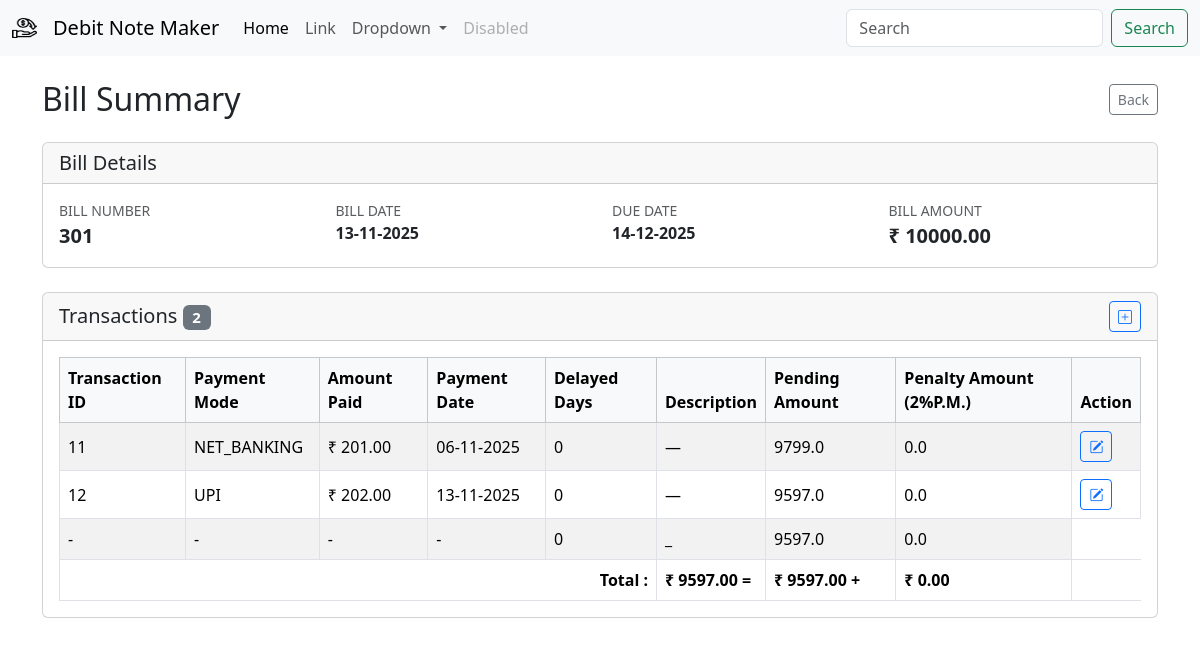
/party/bill/301, run on the app's committed database.
### db/models/bill.py (models this page shows, shortened)
class Bill(Base):
    id = Column(Integer, primary_key=True, index=True)
    bill_number = Column(Integer,unique=True,nullable=False)
    amount = Column(Float, nullable=False)
    bill_date = Column(DateTime, nullable=False)
    company_id = Column(Integer, ForeignKey("companies.id"))
    company = relationship("Company", back_populates="bills")
    transactions = relationship("Transaction", back_populates="bill", cascade="all, delete-orphan")

### db/models/company.py (models this page shows)
class Company(Base):
    __tablename__ = "companies"
    id = Column(Integer, primary_key=True, index=True)
    name = Column(String, unique=False, index=False, nullable=False)
    gst_number = Column(String, unique=True, index=True, nullable=False)
    email =  Column(String, nullable=True)
    phone_number = Column(String, nullable=True)
    payment_term_days = Column(Integer, nullable=False, default=30)
    address = Column(String, nullable=True)
    created_at = Column(DateTime, default=datetime.now)
    bills = relationship("Bill", back_populates="company", cascade="all, delete-orphan")

### db/models/transaction.py (models this page shows)
class Transaction(Base):
    __tablename__ = "transactions"
    id = Column(Integer, primary_key=True, index=True)
    bank_transaction_id = Column(String,nullable=True)
    payment_mode = Column(String, nullable=False)
    amount_paid = Column(Float, nullable=False)
    description = Column(Text, nullable=True)
    payment_date = Column(DateTime, default=datetime.now)
    bill_id = Column(Integer, ForeignKey("bill.id"))
    bill = relationship("Bill", back_populates="transactions")

### app/v1/bills.py (the view)
@router.get("/bill/{bill_number}")
def bill_list(request: Request,bill_number: int, db=Depends(get_db)):
    bill = bill_repo.get_bill_by_bill_number(bill_number=bill_number, db=db)
    return templates.TemplateResponse("bill/bill_summary.html", {"request": request, "bill": bill,"today":datetime.now()})

### template/bill/bill_summary.html (shortened to what this page needs)
{% extends "base.html" %}
{% block content %}
{% set transaction_list = [] %}
{% if transactions is defined %}
    {% set transaction_list = transactions %}
{% elif bill is defined and bill.transactions is defined %}
    {% set transaction_list = bill.transactions %}
{% endif %}
<div class="container py-4">
    <div class="d-flex justify-content-between align-items-center mb-4">
        <h2 class="mb-0">Bill Summary</h2>
        <a href="javascript:history.back()" class="btn btn-outline-secondary btn-sm">Back</a>
    </div>
    <div class="card mb-4">
        <div class="card-header">
            <h5 class="mb-0">Bill Details</h5>
        </div>
        <div class="card-body">
            {% if bill is defined %}
            <div class="row gy-3">
                <div class="col-md-3">
                    <small class="text-muted text-uppercase d-block">Bill Number</small>
                    <span class="fw-semibold fs-5">{{ bill.bill_number }}</span>
                </div>
                <div class="col-md-3">
                    <small class="text-muted text-uppercase d-block">Bill Date</small>
                    <span class="fw-semibold">{{ bill.bill_date | format_datetime('%d-%m-%Y') }}</span>
                </div>
                <div class="col-md-3">
                    <small class="text-muted text-uppercase d-block">Due Date</small>
                    <span class="fw-semibold">
                        {% if bill.due_date %}
                            {{ bill.due_date | format_datetime('%d-%m-%Y') }}
                        {% else %}
                            &mdash;
                        {% endif %}
                    </span>
                </div>
                <div class="col-md-3">
                    <small class="text-muted text-uppercase d-block">Bill Amount</small>
                    <span class="fw-semibold fs-5">&#8377; {{ "%.2f"|format(bill.amount) }}</span>
                </div>
            </div>
            {% else %}
            <p class="mb-0 text-muted">Bill information is not available.</p>
            {% endif %}
        </div>
    </div>
    <div class="card">
        <div class="card-header d-flex justify-content-between align-items-center">
            <h5 class="mb-0">Transactions
                <span class="badge text-bg-secondary ml-2">{{ transaction_list|length }}</span>
            </h5>
            <button type="button" class="btn btn-sm btn-outline-primary edit-transaction-btn" data-bs-toggle="modal"
            data-bs-target="#editTransactionModal"
              data-bill-id="{{ bill.id }}"
            >
            <i class="bi bi-plus-square"></i>
        </div>
        <div class="card-body">
            {% if transaction_list %}
            <div class="table-responsive">
                <table class="table table-bordered table-striped align-middle mb-0">
                    <thead class="table-light">
                        <tr>
                            <th scope="col">Transaction ID</th>
                            <th scope="col">Payment Mode</th>
                            <th scope="col">Amount Paid</th>
                            <th scope="col">Payment Date</th>
                            <th scope="col">Delayed Days</th>
                            <th scope="col">Description</th>
                            <th scope="col">Pending Amount</th>
                            <th scope="col">Penalty Amount (2%P.M.)</th>
                            <th scope="col">Action</th>
                        </tr>
                    </thead>
                    <tbody>
                        {% set ns = namespace(pending_amount=bill.amount,penalty=0) %}
                        {% for transaction in transaction_list %}
                        {% set ns.pending_amount=ns.pending_amount-transaction.amount_paid %}
                        <tr>
                            <td>{{ transaction.id or "—" }}</td>
                            <td>{{ transaction.payment_mode }}</td>
                            <td>&#8377; {{ "%.2f"|format(transaction.amount_paid) }}</td>
                            <td>
                                {% if transaction.payment_date %}
                                    {{ transaction.payment_date | format_datetime('%d-%m-%Y') }}
                                {% else %}
                                    &mdash;
                                {% endif %}
                            </td>
                            <td>{% set delayed_days=
                               ( transaction.payment_date - bill.due_date).days
                                %}
                            {%  if delayed_days > 0 %}
                            {{ delayed_days }}
                            {% else %}
                            {% set delayed_days=0%}
                            {{ 0 }}
                            {% endif %}
                            </td>
                            <td>{{ transaction.description or "—" }}</td>
                            <td> {{ ns.pending_amount }} </td>
                            <td>
                                {% set penalty=  transaction.amount_paid*0.02*delayed_days/30%}
                                {% set ns.penalty=ns.penalty+penalty %}
                                {{penalty}}
                            </td>
                            <td>
                                <button type="button" class="btn btn-outline-primary btn-sm edit-transaction-btn"
                                    data-bs-toggle="modal" data-bs-target="#editTransactionModal"
                                    data-id="{{ transaction.id }}"
                                    data-bill-id="{{ bill.id }}"
                                    data-bank-transaction="{{ transaction.bank_transaction_id }}"
                                    data-payment-mode="{{ transaction.payment_mode }}"
                                    data-amount="{{ transaction.amount_paid }}"
                                    data-payment-date="{{ transaction.payment_date | format_datetime('%Y-%m-%d') if transaction.payment_date else '' }}"
                                    data-description="{{ transaction.description }}">
                                    <i class="bi bi-pencil-square"></i>
                                </button>
                            </td>
                        </tr>
                        {% endfor %}
                        {%if ns.pending_amount>0%}
                        <tr>
                            <td > - </td>
                            <td > - </td>
                            <td > - </td>
                            <td > - </td>
                            <td >
                                {% set pending_amt_delayed_days=(today-bill.due_date).days %}
                                {% if pending_amt_delayed_days > 0 %}
                                    {{ pending_amt_delayed_days }}
                                {% else %}
                                    {% set pending_amt_delayed_days = 0 %}
                                    0
                                {% endif %}
                                </td>
                            <td >_</td>
                            <td >{{ns.pending_amount}}</td>
                            <td >
                                {%set penalty=ns.pending_amount*0.02*pending_amt_delayed_days/30 %}
                                {% set ns.penalty=ns.penalty + penalty %}
                                {{penalty}}
                            </td>
                        </tr>
                        <tr>
                            <td colspan="5" class="text-end fw-bold">Total : </td>
                            <td colspan="1" class="fw-bold">&#8377; {{ "%.2f"|format(ns.pending_amount + ns.penalty ) }} = </td>
                            <td colspan="1" class="fw-bold">&#8377; {{ "%.2f"|format(ns.pending_amount ) }} + </td>
                            <td colspan="1" class="fw-bold">&#8377; {{ "%.2f"|format(ns.penalty ) }}</td>
                        </tr>
                        {%endif%}
                    </tbody>
                </table>
            </div>
            {% else %}
            <p class="mb-0 text-muted">No transactions recorded for this bill.</p>
            {% endif %}
        </div>
    </div>
</div>
{% endblock %}

### data on the page
Bill: bill_number "301", bill_date "13-11-2025", due_date "14-12-2025", amount "10000.00"
Transaction: amount_paid "201.00", value "0", pending_amount "9799.0", penalty "0.0"
Transaction: amount_paid "202.00", value "0", pending_amount "9597.0", penalty "0.0"

### other printed values
{{ transaction_list|length }} "2"
{{ ns.pending_amount }} "9597.0"
{{ penalty }} "0.0"
{{ "%.2f"|format(ns.pending_amount + ns.penalty ) }} "9597.00"
{{ "%.2f"|format(ns.pending_amount ) }} "9597.00"
{{ "%.2f"|format(ns.penalty ) }} "0.00"
